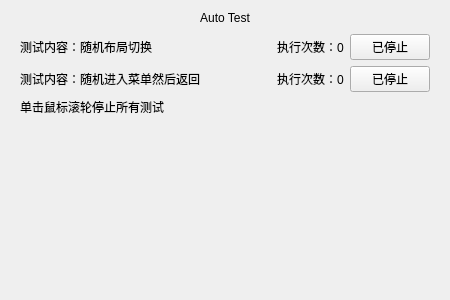
<?xml version="1.0" encoding="UTF-8"?>
<ui version="4.0">
 <class>AutoTest</class>
 <widget class="QWidget" name="AutoTest">
  <property name="geometry">
   <rect>
    <x>0</x>
    <y>0</y>
    <width>450</width>
    <height>300</height>
   </rect>
  </property>
  <property name="windowTitle">
   <string>Form</string>
  </property>
  <layout class="QVBoxLayout" name="verticalLayout">
   <property name="spacing">
    <number>0</number>
   </property>
   <item>
    <widget class="QLabel" name="label_title">
     <property name="text">
      <string>Auto Test</string>
     </property>
     <property name="alignment">
      <set>Qt::AlignCenter</set>
     </property>
    </widget>
   </item>
   <item>
    <widget class="QWidget" name="widget_background" native="true">
     <property name="sizePolicy">
      <sizepolicy hsizetype="Preferred" vsizetype="Expanding">
       <horstretch>0</horstretch>
       <verstretch>0</verstretch>
      </sizepolicy>
     </property>
     <layout class="QVBoxLayout" name="verticalLayout_2">
      <item>
       <layout class="QGridLayout" name="gridLayout">
        <item row="0" column="0">
         <widget class="QLabel" name="label">
          <property name="sizePolicy">
           <sizepolicy hsizetype="Preferred" vsizetype="Preferred">
            <horstretch>1</horstretch>
            <verstretch>0</verstretch>
           </sizepolicy>
          </property>
          <property name="text">
           <string>测试内容：随机布局切换</string>
          </property>
          <property name="wordWrap">
           <bool>true</bool>
          </property>
         </widget>
        </item>
        <item row="0" column="1">
         <widget class="QLabel" name="label_layoutChange_count">
          <property name="text">
           <string>执行次数：0</string>
          </property>
         </widget>
        </item>
        <item row="0" column="2">
         <widget class="QPushButton" name="pushButton_layoutChange">
          <property name="text">
           <string>已停止</string>
          </property>
         </widget>
        </item>
        <item row="1" column="0">
         <widget class="QLabel" name="label_3">
          <property name="sizePolicy">
           <sizepolicy hsizetype="Preferred" vsizetype="Preferred">
            <horstretch>1</horstretch>
            <verstretch>0</verstretch>
           </sizepolicy>
          </property>
          <property name="text">
           <string>测试内容：随机进入菜单然后返回</string>
          </property>
          <property name="wordWrap">
           <bool>true</bool>
          </property>
         </widget>
        </item>
        <item row="1" column="1">
         <widget class="QLabel" name="label_menuChangeCount">
          <property name="text">
           <string>执行次数：0</string>
          </property>
         </widget>
        </item>
        <item row="1" column="2">
         <widget class="QPushButton" name="pushButton_menuChange">
          <property name="text">
           <string>已停止</string>
          </property>
         </widget>
        </item>
       </layout>
      </item>
      <item>
       <widget class="BlueLabel" name="label_2">
        <property name="text">
         <string>单击鼠标滚轮停止所有测试</string>
        </property>
       </widget>
      </item>
      <item>
       <spacer name="verticalSpacer">
        <property name="orientation">
         <enum>Qt::Vertical</enum>
        </property>
        <property name="sizeHint" stdset="0">
         <size>
          <width>20</width>
          <height>168</height>
         </size>
        </property>
       </spacer>
      </item>
     </layout>
    </widget>
   </item>
  </layout>
 </widget>
 <customwidgets>
  <customwidget>
   <class>BlueLabel</class>
   <extends>QLabel</extends>
   <header>bluelabel.h</header>
  </customwidget>
 </customwidgets>
 <resources/>
 <connections/>
</ui>
